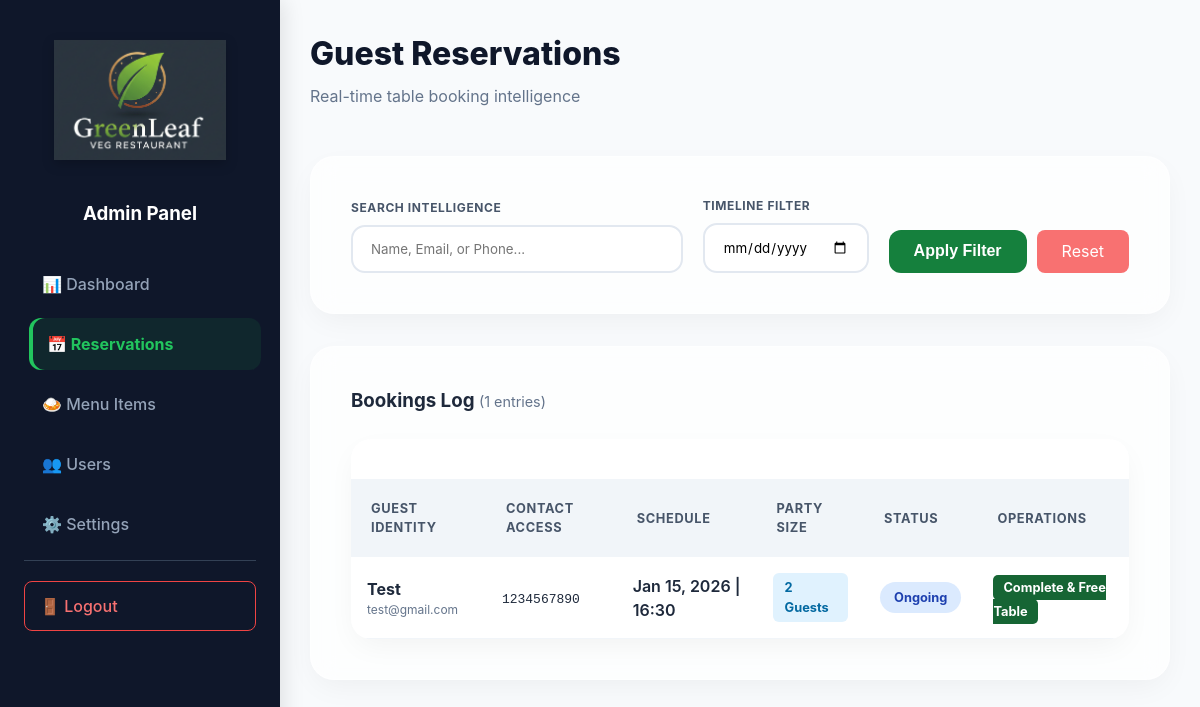
The page /admin/manage-reservations.php (signed in) on the database as committed earlier.
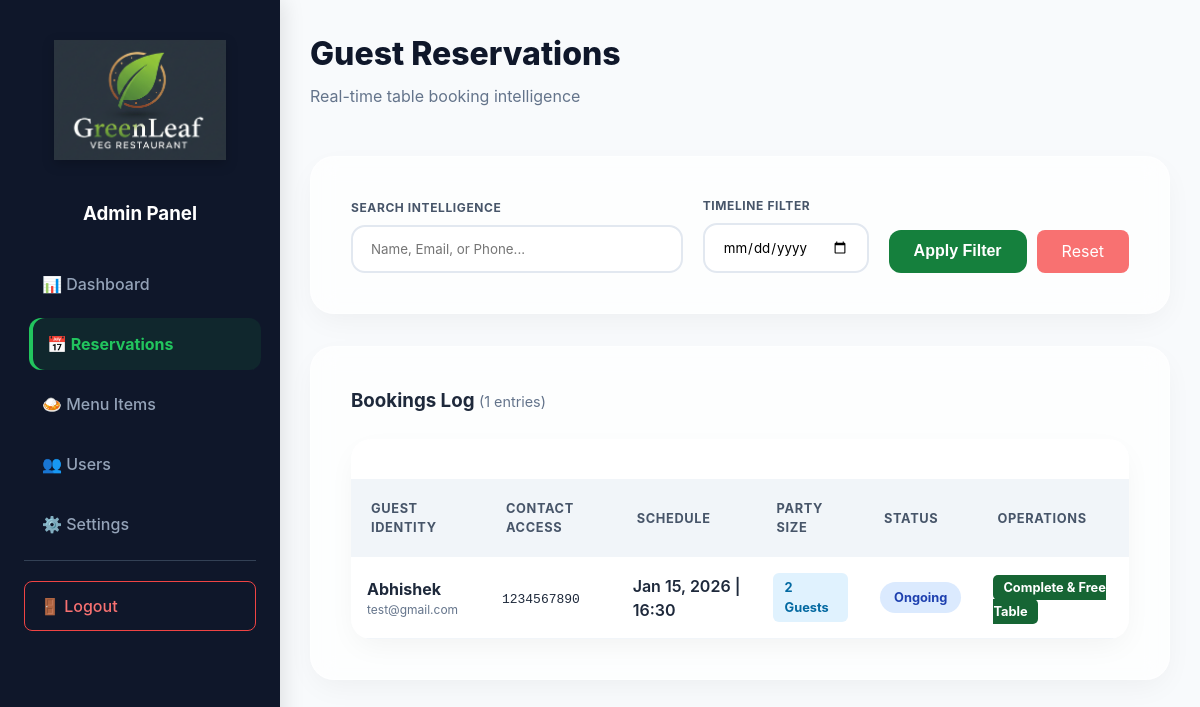
The same page on the database as committed later.
### tables this page shows
CREATE TABLE `reservations` (
  `id` int(11) NOT NULL,
  `name` varchar(100) NOT NULL,
  `email` varchar(100) NOT NULL,
  `phone` varchar(20) NOT NULL,
  `guests` int(11) NOT NULL,
  `reservation_date` date NOT NULL,
  `reservation_time` varchar(5) NOT NULL,
  `user_id` int(11) DEFAULT NULL,
  `created_at` timestamp NOT NULL DEFAULT current_timestamp() ON UPDATE current_timestamp(),
  `status` enum('pending','ongoing','completed','cancelled') DEFAULT 'pending'
);

### admin/manage-reservations.php (the view, shortened to what this page needs)
<?php
require 'config.php';
$activePage = 'reservations';
$search = isset($_GET['search']) ? htmlspecialchars(trim($_GET['search'])) : '';
$filter_date = isset($_GET['filter_date']) ? $_GET['filter_date'] : '';
$query = "SELECT * FROM reservations WHERE 1=1";
$params = [];
$query .= " ORDER BY reservation_date DESC, reservation_time DESC";
$stmt = $dbh->prepare($query);
$stmt->execute($params);
$reservations = $stmt->fetchAll(PDO::FETCH_ASSOC);
?>
<!DOCTYPE html>
<html lang="en">
<head>
    <link rel="icon" type="image/x-icon" href="assets/img/favicon.ico"> <link rel="stylesheet" href="assets/css/admin-styles.css">
    <link rel="stylesheet" href="assets/css/index-styles.css">
</head>
<body class="admin-body">
    <div class="admin-container">
        <?php include 'sidebar.php'; ?>
        <main class="admin-main">
            <header class="admin-header">
                <div class="header-title">
                    <h2>Guest Reservations</h2>
                    <p class="subtitle">Real-time table booking intelligence</p>
                </div>
            </header>
            <section class="admin-card glass-morph" style="margin-bottom: 2rem;">
                <form method="GET" class="filter-form" style="display: flex; gap: 20px; flex-wrap: wrap; align-items: flex-end;">
                    <div class="form-group" style="flex: 2; min-width: 250px; margin-bottom: 0;">
                        <label style="font-size: 0.75rem; letter-spacing: 0.05em;">Search Intelligence</label>
                        <input type="text" name="search" value="<?php echo $search; ?>" placeholder="Name, Email, or Phone..." style="background: rgba(255,255,255,0.8);">
                    </div>
                    <div class="form-group" style="flex: 1; min-width: 150px; margin-bottom: 0;">
                        <label style="font-size: 0.75rem; letter-spacing: 0.05em;">Timeline Filter</label>
                        <input type="date" name="filter_date" value="<?php echo $filter_date; ?>" style="background: rgba(255,255,255,0.8);">
                    </div>
                    <div style="display: flex; gap: 10px;">
                        <button type="submit" class="admin-login-btn" style="margin: 0; padding: 12px 25px;">Apply Filter</button>
                        <a href="manage-reservations.php" class="nav-btn logout-btn" style="padding: 12px 25px; line-height: 1.2; text-decoration: none; display: flex; align-items: center;">Reset</a>
                    </div>
                </form>
            </section>
            <section class="admin-card glass-morph">
                <div class="card-header" style="display: flex; justify-content: space-between; align-items: center; margin-bottom: 1.5rem;">
                    <h3 style="margin:0;">Bookings Log <span style="font-size: 0.9rem; color: var(--text-muted); font-weight: 400;">(<?php echo count($reservations); ?> entries)</span></h3>
                </div>
                <div class="table-responsive">
                    <table class="admin-table">
                        <thead>
                            <tr>
                                <th>Guest Identity</th>
                                <th>Contact Access</th>
                                <th>Schedule</th>
                                <th>Party Size</th>
                                <th>Status</th>
                                <th>Operations</th>
                            </tr>
                        </thead>
                        <tbody>
                            <?php if($reservations): ?>
                                <?php foreach ($reservations as $res): ?>
                                    <tr class="table-row-hover">
                                        <td>
                                            <div style="font-weight: 700; color: var(--sidebar-dark);"><?php echo htmlspecialchars($res['name']); ?></div>
                                            <div style="font-size: 0.75rem; color: var(--text-muted);"><?php echo htmlspecialchars($res['email']); ?></div>
                                        </td>
                                        <td><span style="font-family: monospace;"><?php echo htmlspecialchars($res['phone']); ?></span></td>
                                        <td>
                                            <div style="font-weight: 600;"><?php echo date('M d, Y', strtotime($res['reservation_date'])); ?> | <?php echo $res['reservation_time']; ?></div>
                                        </td>
                                        <td>
                                            <span class="badge" style="background: #e0f2fe; color: #0369a1; padding: 5px 12px; border-radius: 6px; font-weight: 700;">
                                                <?php echo $res['guests']; ?> Guests
                                            </span>
                                        </td>
                                        <td>
                                            <span class="badge <?php echo 'badge-' . $res['status']; ?>">
                                                <?php echo ucfirst($res['status']); ?>
                                            </span>
                                        </td>
                                        <td>
                                            <?php if($res['status'] == 'pending'): ?>
                                                <a href="?update_id=<?php echo $res['id']; ?>&new_status=ongoing" class="action-btn checkin">Check-in</a>
                                                <a href="?update_id=<?php echo $res['id']; ?>&new_status=cancelled" class="action-btn cancel">Cancel</a>
                                            <?php elseif($res['status'] == 'ongoing'): ?>
                                                <a href="?update_id=<?php echo $res['id']; ?>&new_status=completed" class="action-btn complete">Complete & Free Table</a>
                                            <?php endif; ?>
                                        </td>
                                    </tr>
                                <?php endforeach; ?>
                            <?php endif; ?>
                        </tbody>
                    </table>
                </div>
            </section>
        </main>
    </div>
</body>
</html>

### admin/sidebar.php
<aside class="admin-sidebar">
    <div class="admin-logo">
        <img src="assets/img/logo.png" alt="GreenLeaf Logo" class="sidebar-logo">
        <h3>Admin Panel</h3>
    </div>
    <nav class="sidebar-nav">
        <a href="dashboard.php" class="<?php echo ($activePage == 'dashboard') ? 'active' : ''; ?>">📊 Dashboard</a>
        <a href="manage-reservations.php" class="<?php echo ($activePage == 'reservations') ? 'active' : ''; ?>">📅 Reservations</a>
        <a href="manage-menu.php" class="<?php echo ($activePage == 'menu') ? 'active' : ''; ?>">🍛 Menu Items</a>
        <a href="manage-users.php" class="<?php echo ($activePage == 'users') ? 'active' : ''; ?>">👥 Users</a>
        <a href="settings.php" class="<?php echo ($activePage == 'settings') ? 'active' : ''; ?>">⚙️ Settings</a>
        <hr style="border: 0; border-top: 1px solid #334155; margin: 10px 0;">
        <a href="logout.php" class="logout-link">🚪 Logout</a>
    </nav>
</aside>

### admin/assets/css/index-styles.css (style rules this page uses)
:root { --admin-dark-bg: #0f172a; --admin-card-bg: rgba(255, 255, 255, 0.95); --admin-green-primary: #15803d; --admin-green-hover: #166534; --text-slate: #64748b; --error-red: #ef4444; }
* { box-sizing: border-box; margin: 0; padding: 0; }
.form-group { text-align: left; margin-bottom: 24px; }
.form-group label { font-size: 0.85rem; font-weight: 600; color: #334155; margin-bottom: 10px; display: block; text-align: left; text-transform: uppercase; letter-spacing: 0.05em; }

Rows that differ between the two databases and show on the page:
removed reservations: name "Test", email "test@gmail.com", phone "1234567890", reservation_date "Jan 15, 2026", reservation_time "16:30", guests "2", status "Ongoing"
added reservations: name "Abhishek", email "test@gmail.com", phone "1234567890", reservation_date "Jan 15, 2026", reservation_time "16:30", guests "2", status "Ongoing"
